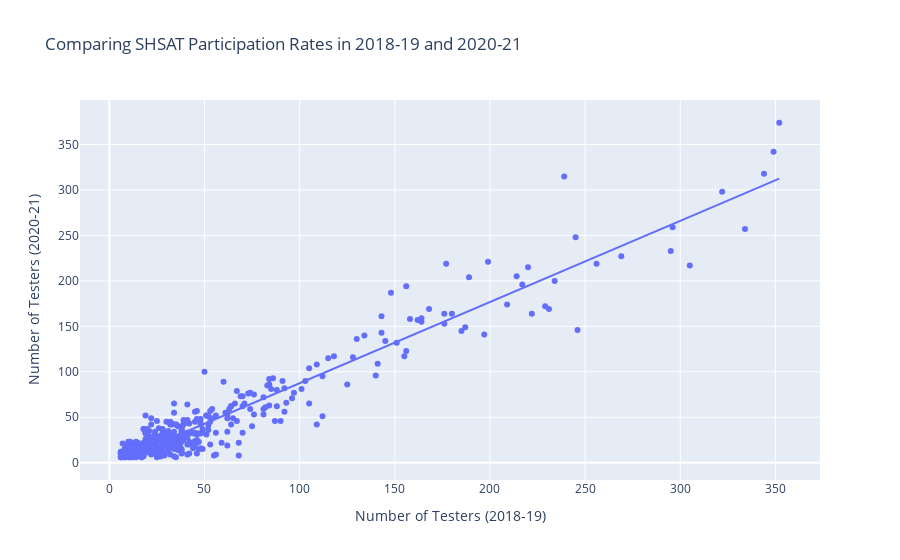

This figure's notebook cell:
### Markdown cell above
Now that everything is clean and ready, it's time to graph! I imported the plotly.express package to create a scatterplot between the columns "Number of Testers (2018-19)" and "Number of Testers (2020-21)." I also incorporated an OLS trend line to make the relationship between the variables clearer.

### Code cell
import plotly.express as px

#create scatter plot
fig = px.scatter(
    merged_shsat,
    x = "Number of Testers (2018-19)",
    y = "Number of Testers (2020-21)",
    title = "Comparing SHSAT Participation Rates in 2018-19 and 2020-21",
    trendline = "ols"
)

fig.show()

### Figure 1 — Plotly figure (JSON) as saved in the notebook; plotly's stock layout.template omitted (floating-point values rounded to 4 significant figures; data arrays with more than 128 entries replaced by an {"elided": "..."} marker saying what was removed)
{"data": [{"hovertemplate": "Number of Testers (2018-19)=%{x}<br>Number of Testers (2020-21)=%{y}<extra></extra>", "legendgroup": "", "marker": {"color": "#636efa", "symbol": "circle"}, "mode": "markers", "name": "", "orientation": "v", "showlegend": false, "type": "scatter", "x": {"elided": "464 int values"}, "xaxis": "x", "y": {"elided": "464 int values"}, "yaxis": "y"}, {"hovertemplate": "<b>OLS trendline</b><br>Number of Testers (2020-21) = 0.893171 * Number of Testers (2018-19) + -1.8452<br>R<sup>2</sup>=0.920856<br><br>Number of Testers (2018-19)=%{x}<br>Number of Testers (2020-21)=%{y} <b>(trend)</b><extra></extra>", "legendgroup": "", "marker": {"color": "#636efa", "symbol": "circle"}, "mode": "lines", "name": "", "showlegend": false, "type": "scatter", "x": {"elided": "464 int values"}, "xaxis": "x", "y": {"elided": "464 float values"}, "yaxis": "y"}], "layout": {"legend": {"tracegroupgap": 0}, "title": {"text": "Comparing SHSAT Participation Rates in 2018-19 and 2020-21"}, "xaxis": {"anchor": "y", "domain": [0.0, 1.0], "title": {"text": "Number of Testers (2018-19)"}}, "yaxis": {"anchor": "x", "domain": [0.0, 1.0], "title": {"text": "Number of Testers (2020-21)"}}}}
